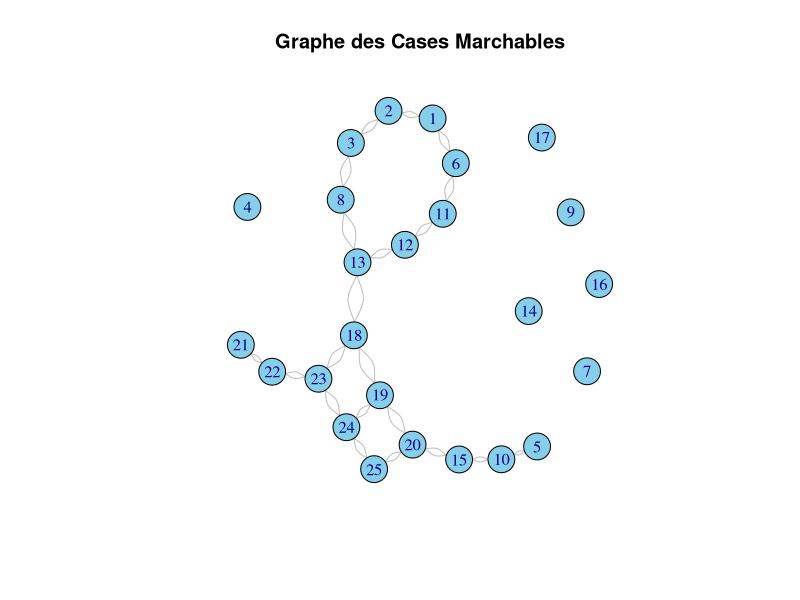

Write the R code that produced this figure.
library(igraph)

# Fonction pour transformer une matrice en graphe
matrice_to_graphe <- function(grid) {
  rows <- nrow(grid)
  cols <- ncol(grid)
  g <- make_empty_graph(n = rows * cols, directed = FALSE)  #permet de  Créer un graphe vide
  
  # Fonction pour obtenir l'indice d'un nœud à partir de ses coordonnées (i, j) sur la matrice
  index <- function(i, j) {
    return((i - 1) * cols + j)
  }
  
  # Ajouter des arêtes entre les cases marchables ( cases de valeur 1)
  for (i in 1:rows) {
    for (j in 1:cols) {
      if (grid[i, j] == 1) {  # Si la case est marchable
        # Ajouter des connexions aux voisins (haut, bas, gauche, droite) si marchables
        if (i > 1 && grid[i - 1, j] == 1) {
          g <- add_edges(g, c(index(i, j), index(i - 1, j)))
        }
        if (i < rows && grid[i + 1, j] == 1) {
          g <- add_edges(g, c(index(i, j), index(i + 1, j)))
        }
        if (j > 1 && grid[i, j - 1] == 1) {
          g <- add_edges(g, c(index(i, j), index(i, j - 1)))
        }
        if (j < cols && grid[i, j + 1] == 1) {
          g <- add_edges(g, c(index(i, j), index(i, j + 1)))
        }
      }
    }
  }
  
  return(g)
}

# Exemple de matrice 5x5 (1 = marchable, 0 = obstacle)
grid <- matrix(c(1, 1, 1, 0, 1,
                 1, 0, 1, 0, 1,
                 1, 1, 1, 0, 1,
                 0, 0, 1, 1, 1,
                 1, 1, 1, 1, 1), nrow = 5, byrow = TRUE)


# Transformer la matrice en graphe
graphe <- matrice_to_graphe(grid)

## Plot graphe : 
## Afficher le graphe dans la zone de tracé
plot(graphe, 
     vertex.label = 1:vcount(graphe),  # Afficher les indices des nœuds
     vertex.size = 15,                 # Taille des nœuds
     vertex.color = "skyblue",         # Couleur des nœuds
     edge.color = "gray",              # Couleur des arêtes
     main = "Graphe des Cases Marchables")  # Titre du graphe

# Définir le point de départ et d'arrivée (transformés en indices de graphe)
depart <- 1  # Coin supérieur gauche (indice 1)
arrivee <- 25  # Coin inférieur droit (indice 25)

# Mesurer le temps d'exécution du calcul de Dijkstra
temps_execution <- system.time({
  # Appliquer l'algorithme de Dijkstra pour trouver le chemin le plus court : fonction "shortest_paths"s
  resultat <- shortest_paths(graphe, from = depart, to = arrivee)
})

# Sans system.time :   resultat <- shortest_paths(graphe, from = depart, to = arrivee)

# Afficher le chemin trouvé (indices des nœuds)
print(resultat$vpath[[1]])

# Fonction pour reconvertir un index en coordonnées (i, j) dans la matrice
index_to_coords <- function(index, ncol) {
  row <- ((index - 1) %/% ncol) + 1
  col <- ((index - 1) %% ncol) + 1
  return(c(row, col))
}

# Afficher les coordonnées (i, j) du chemin
chemin_coords <- lapply(resultat$vpath[[1]], index_to_coords, ncol = ncol(grid))
print(chemin_coords)

# Fonction pour calculer la distance totale du chemin
calculer_distance <- function(chemin_indices, pixel_size_cm) {
  # La distance totale est simplement le nombre d'étapes (nombre de pixels parcourus) multiplié par la taille du pixel
  nb_etapes <- length(chemin_indices) - 1  # Le nombre d'étapes est le nombre de pixels moins 1 (le point de départ n'est pas une étape)
  distance_totale_cm <- nb_etapes * pixel_size_cm
  return(distance_totale_cm)  # Retourne la distance en cm
}

# Définir la taille réelle d'un pixel sur le terrain (en cm)
taille_pixel_cm <- 50  # Chaque pixel représente 50 cm su terrain

# Calculer la distance totale du chemin trouvé
distance_totale <- calculer_distance(resultat$vpath[[1]], taille_pixel_cm)
cat("Distance totale parcourue :", distance_totale, "cm\n")

# Afficher le temps d'exécution
cat("Temps d'exécution de l'algorithme de Dijkstra :", temps_execution["elapsed"], "secondes\n")
print(graphe)
